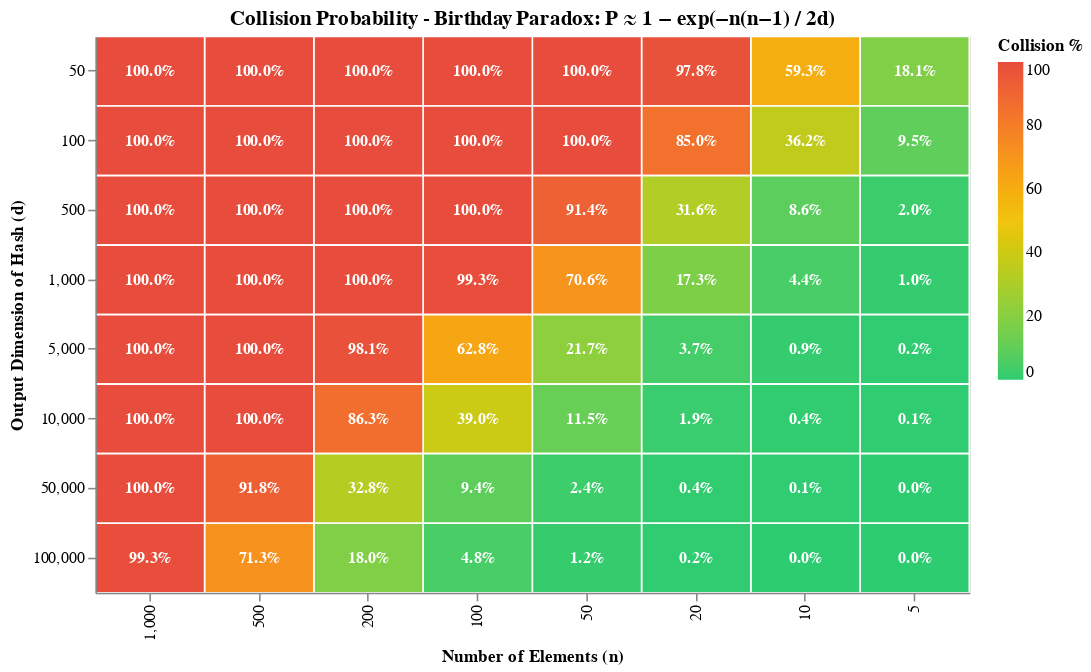

Notebook code for this chart:
### Markdown cell above
## Hashing Collision Probabilities

### Code cell
import numpy as np
import pandas as pd
import altair as alt

# --- Parameters ---
n_elements = [5, 10, 20, 50, 100, 200, 500, 1000]
n_buckets = [50, 100, 500, 1_000, 5_000, 10_000, 50_000, 100_000]

# --- Build long-form DataFrame ---
rows = []
for n in n_elements:
    for d in n_buckets:
        prob = (1 - np.exp(-n * (n - 1) / (2 * d))) * 100
        rows.append(
            {
                "Elements (n)": n,
                "Buckets (d)": d,
                "Collision %": round(prob, 1),
            }
        )
df = pd.DataFrame(rows)

# String labels for ordinal axes
df["n_label"] = df["Elements (n)"].apply(lambda x: f"{x:,}")
df["d_label"] = df["Buckets (d)"].apply(lambda x: f"{x:,}")
df["cell_text"] = df["Collision %"].apply(lambda x: f"{x:.1f}%")

# Sort orders (elements: high at top; buckets: left to right)
elements_sorted = [f"{x:,}" for x in sorted(n_elements, reverse=True)]
buckets_sorted = [f"{x:,}" for x in n_buckets]

# --- Shared encodings ---
base = alt.Chart(df).encode(
    x=alt.X("n_label:N", sort=elements_sorted, title="Number of Elements (n)"),
    y=alt.Y("d_label:N", sort=buckets_sorted, title="Output Dimension of Hash (d)"),
)

# --- Heatmap layer ---
heatmap = base.mark_rect(stroke="white", strokeWidth=1).encode(
    color=alt.Color(
        "Collision %:Q",
        scale=alt.Scale(domain=[0, 50, 100], range=["#2ecc71", "#f1c40f", "#e74c3c"]),
        legend=alt.Legend(title="Collision %"),
    ),
    tooltip=[
        alt.Tooltip("Elements (n):Q", title="Elements (n)"),
        alt.Tooltip("Buckets (d):Q", title="Buckets (d)", format=","),
        alt.Tooltip("Collision %:Q", title="Collision %", format=".1f"),
    ],
)

# --- Text label layer ---
text = base.mark_text(fontSize=10, fontWeight="bold").encode(
    text="cell_text:N",
    color=alt.condition(
        alt.datum["Collision %"] >= 0,
        alt.value("white"),
        alt.value("black"),
    ),
)

# --- Combine ---
chart = (heatmap + text).properties(
    title="Collision Probability - Birthday Paradox: P ≈ 1 − exp(−n(n−1) / 2d)",
    width=550,
    height=350,
)
chart

### Figure 1 — Vega-Lite specification as saved in the notebook (floating-point values rounded to 4 significant figures)
{"config": {"view": {"continuousWidth": 300, "continuousHeight": 300}}, "layer": [{"mark": {"type": "rect", "stroke": "white", "strokeWidth": 1}, "encoding": {"color": {"field": "Collision %", "legend": {"title": "Collision %"}, "scale": {"domain": [0, 50, 100], "range": ["#2ecc71", "#f1c40f", "#e74c3c"]}, "type": "quantitative"}, "tooltip": [{"field": "Elements (n)", "title": "Elements (n)", "type": "quantitative"}, {"field": "Buckets (d)", "format": ",", "title": "Buckets (d)", "type": "quantitative"}, {"field": "Collision %", "format": ".1f", "title": "Collision %", "type": "quantitative"}], "x": {"field": "n_label", "sort": ["1,000", "500", "200", "100", "50", "20", "10", "5"], "title": "Number of Elements (n)", "type": "nominal"}, "y": {"field": "d_label", "sort": ["50", "100", "500", "1,000", "5,000", "10,000", "50,000", "100,000"], "title": "Output Dimension of Hash (d)", "type": "nominal"}}}, {"mark": {"type": "text", "fontSize": 10, "fontWeight": "bold"}, "encoding": {"color": {"condition": {"test": "(datum['Collision %'] >= 0)", "value": "white"}, "value": "black"}, "text": {"field": "cell_text", "type": "nominal"}, "x": {"field": "n_label", "sort": ["1,000", "500", "200", "100", "50", "20", "10", "5"], "title": "Number of Elements (n)", "type": "nominal"}, "y": {"field": "d_label", "sort": ["50", "100", "500", "1,000", "5,000", "10,000", "50,000", "100,000"], "title": "Output Dimension of Hash (d)", "type": "nominal"}}}], "data": {"name": "data-8964c25853eebf9c8c9a54eb527517b7"}, "height": 350, "title": "Collision Probability - Birthday Paradox: P ≈ 1 − exp(−n(n−1) / 2d)", "width": 550, "$schema": "https://vega.github.io/schema/vega-lite/v6.1.0.json", "datasets": {"data-8964c25853eebf9c8c9a54eb527517b7": [{"Elements (n)": 5, "Buckets (d)": 50, "Collision %": 18.1, "n_label": "5", "d_label": "50", "cell_text": "18.1%"}, {"Elements (n)": 5, "Buckets (d)": 100, "Collision %": 9.5, "n_label": "5", "d_label": "100", "cell_text": "9.5%"}, {"Elements (n)": 5, "Buckets (d)": 500, "Collision %": 2.0, "n_label": "5", "d_label": "500", "cell_text": "2.0%"}, {"Elements (n)": 5, "Buckets (d)": 1000, "Collision %": 1.0, "n_label": "5", "d_label": "1,000", "cell_text": "1.0%"}, {"Elements (n)": 5, "Buckets (d)": 5000, "Collision %": 0.2, "n_label": "5", "d_label": "5,000", "cell_text": "0.2%"}, {"Elements (n)": 5, "Buckets (d)": 10000, "Collision %": 0.1, "n_label": "5", "d_label": "10,000", "cell_text": "0.1%"}, {"Elements (n)": 5, "Buckets (d)": 50000, "Collision %": 0.0, "n_label": "5", "d_label": "50,000", "cell_text": "0.0%"}, {"Elements (n)": 5, "Buckets (d)": 100000, "Collision %": 0.0, "n_label": "5", "d_label": "100,000", "cell_text": "0.0%"}, {"Elements (n)": 10, "Buckets (d)": 50, "Collision %": 59.3, "n_label": "10", "d_label": "50", "cell_text": "59.3%"}, {"Elements (n)": 10, "Buckets (d)": 100, "Collision %": 36.2, "n_label": "10", "d_label": "100", "cell_text": "36.2%"}, {"Elements (n)": 10, "Buckets (d)": 500, "Collision %": 8.6, "n_label": "10", "d_label": "500", "cell_text": "8.6%"}, {"Elements (n)": 10, "Buckets (d)": 1000, "Collision %": 4.4, "n_label": "10", "d_label": "1,000", "cell_text": "4.4%"}, {"Elements (n)": 10, "Buckets (d)": 5000, "Collision %": 0.9, "n_label": "10", "d_label": "5,000", "cell_text": "0.9%"}, {"Elements (n)": 10, "Buckets (d)": 10000, "Collision %": 0.4, "n_label": "10", "d_label": "10,000", "cell_text": "0.4%"}, {"Elements (n)": 10, "Buckets (d)": 50000, "Collision %": 0.1, "n_label": "10", "d_label": "50,000", "cell_text": "0.1%"}, {"Elements (n)": 10, "Buckets (d)": 100000, "Collision %": 0.0, "n_label": "10", "d_label": "100,000", "cell_text": "0.0%"}, {"Elements (n)": 20, "Buckets (d)": 50, "Collision %": 97.8, "n_label": "20", "d_label": "50", "cell_text": "97.8%"}, {"Elements (n)": 20, "Buckets (d)": 100, "Collision %": 85.0, "n_label": "20", "d_label": "100", "cell_text": "85.0%"}, {"Elements (n)": 20, "Buckets (d)": 500, "Collision %": 31.6, "n_label": "20", "d_label": "500", "cell_text": "31.6%"}, {"Elements (n)": 20, "Buckets (d)": 1000, "Collision %": 17.3, "n_label": "20", "d_label": "1,000", "cell_text": "17.3%"}, {"Elements (n)": 20, "Buckets (d)": 5000, "Collision %": 3.7, "n_label": "20", "d_label": "5,000", "cell_text": "3.7%"}, {"Elements (n)": 20, "Buckets (d)": 10000, "Collision %": 1.9, "n_label": "20", "d_label": "10,000", "cell_text": "1.9%"}, {"Elements (n)": 20, "Buckets (d)": 50000, "Collision %": 0.4, "n_label": "20", "d_label": "50,000", "cell_text": "0.4%"}, {"Elements (n)": 20, "Buckets (d)": 100000, "Collision %": 0.2, "n_label": "20", "d_label": "100,000", "cell_text": "0.2%"}, {"Elements (n)": 50, "Buckets (d)": 50, "Collision %": 100.0, "n_label": "50", "d_label": "50", "cell_text": "100.0%"}, {"Elements (n)": 50, "Buckets (d)": 100, "Collision %": 100.0, "n_label": "50", "d_label": "100", "cell_text": "100.0%"}, {"Elements (n)": 50, "Buckets (d)": 500, "Collision %": 91.4, "n_label": "50", "d_label": "500", "cell_text": "91.4%"}, {"Elements (n)": 50, "Buckets (d)": 1000, "Collision %": 70.6, "n_label": "50", "d_label": "1,000", "cell_text": "70.6%"}, {"Elements (n)": 50, "Buckets (d)": 5000, "Collision %": 21.7, "n_label": "50", "d_label": "5,000", "cell_text": "21.7%"}, {"Elements (n)": 50, "Buckets (d)": 10000, "Collision %": 11.5, "n_label": "50", "d_label": "10,000", "cell_text": "11.5%"}, {"Elements (n)": 50, "Buckets (d)": 50000, "Collision %": 2.4, "n_label": "50", "d_label": "50,000", "cell_text": "2.4%"}, {"Elements (n)": 50, "Buckets (d)": 100000, "Collision %": 1.2, "n_label": "50", "d_label": "100,000", "cell_text": "1.2%"}, {"Elements (n)": 100, "Buckets (d)": 50, "Collision %": 100.0, "n_label": "100", "d_label": "50", "cell_text": "100.0%"}, {"Elements (n)": 100, "Buckets (d)": 100, "Collision %": 100.0, "n_label": "100", "d_label": "100", "cell_text": "100.0%"}, {"Elements (n)": 100, "Buckets (d)": 500, "Collision %": 100.0, "n_label": "100", "d_label": "500", "cell_text": "100.0%"}, {"Elements (n)": 100, "Buckets (d)": 1000, "Collision %": 99.3, "n_label": "100", "d_label": "1,000", "cell_text": "99.3%"}, {"Elements (n)": 100, "Buckets (d)": 5000, "Collision %": 62.8, "n_label": "100", "d_label": "5,000", "cell_text": "62.8%"}, {"Elements (n)": 100, "Buckets (d)": 10000, "Collision %": 39.0, "n_label": "100", "d_label": "10,000", "cell_text": "39.0%"}, {"Elements (n)": 100, "Buckets (d)": 50000, "Collision %": 9.4, "n_label": "100", "d_label": "50,000", "cell_text": "9.4%"}, {"Elements (n)": 100, "Buckets (d)": 100000, "Collision %": 4.8, "n_label": "100", "d_label": "100,000", "cell_text": "4.8%"}, {"Elements (n)": 200, "Buckets (d)": 50, "Collision %": 100.0, "n_label": "200", "d_label": "50", "cell_text": "100.0%"}, {"Elements (n)": 200, "Buckets (d)": 100, "Collision %": 100.0, "n_label": "200", "d_label": "100", "cell_text": "100.0%"}, {"Elements (n)": 200, "Buckets (d)": 500, "Collision %": 100.0, "n_label": "200", "d_label": "500", "cell_text": "100.0%"}, {"Elements (n)": 200, "Buckets (d)": 1000, "Collision %": 100.0, "n_label": "200", "d_label": "1,000", "cell_text": "100.0%"}, {"Elements (n)": 200, "Buckets (d)": 5000, "Collision %": 98.1, "n_label": "200", "d_label": "5,000", "cell_text": "98.1%"}, {"Elements (n)": 200, "Buckets (d)": 10000, "Collision %": 86.3, "n_label": "200", "d_label": "10,000", "cell_text": "86.3%"}, {"Elements (n)": 200, "Buckets (d)": 50000, "Collision %": 32.8, "n_label": "200", "d_label": "50,000", "cell_text": "32.8%"}, {"Elements (n)": 200, "Buckets (d)": 100000, "Collision %": 18.0, "n_label": "200", "d_label": "100,000", "cell_text": "18.0%"}, {"Elements (n)": 500, "Buckets (d)": 50, "Collision %": 100.0, "n_label": "500", "d_label": "50", "cell_text": "100.0%"}, {"Elements (n)": 500, "Buckets (d)": 100, "Collision %": 100.0, "n_label": "500", "d_label": "100", "cell_text": "100.0%"}, {"Elements (n)": 500, "Buckets (d)": 500, "Collision %": 100.0, "n_label": "500", "d_label": "500", "cell_text": "100.0%"}, {"Elements (n)": 500, "Buckets (d)": 1000, "Collision %": 100.0, "n_label": "500", "d_label": "1,000", "cell_text": "100.0%"}, {"Elements (n)": 500, "Buckets (d)": 5000, "Collision %": 100.0, "n_label": "500", "d_label": "5,000", "cell_text": "100.0%"}, {"Elements (n)": 500, "Buckets (d)": 10000, "Collision %": 100.0, "n_label": "500", "d_label": "10,000", "cell_text": "100.0%"}, {"Elements (n)": 500, "Buckets (d)": 50000, "Collision %": 91.8, "n_label": "500", "d_label": "50,000", "cell_text": "91.8%"}, {"Elements (n)": 500, "Buckets (d)": 100000, "Collision %": 71.3, "n_label": "500", "d_label": "100,000", "cell_text": "71.3%"}, {"Elements (n)": 1000, "Buckets (d)": 50, "Collision %": 100.0, "n_label": "1,000", "d_label": "50", "cell_text": "100.0%"}, {"Elements (n)": 1000, "Buckets (d)": 100, "Collision %": 100.0, "n_label": "1,000", "d_label": "100", "cell_text": "100.0%"}, {"Elements (n)": 1000, "Buckets (d)": 500, "Collision %": 100.0, "n_label": "1,000", "d_label": "500", "cell_text": "100.0%"}, {"Elements (n)": 1000, "Buckets (d)": 1000, "Collision %": 100.0, "n_label": "1,000", "d_label": "1,000", "cell_text": "100.0%"}, {"Elements (n)": 1000, "Buckets (d)": 5000, "Collision %": 100.0, "n_label": "1,000", "d_label": "5,000", "cell_text": "100.0%"}, {"Elements (n)": 1000, "Buckets (d)": 10000, "Collision %": 100.0, "n_label": "1,000", "d_label": "10,000", "cell_text": "100.0%"}, {"Elements (n)": 1000, "Buckets (d)": 50000, "Collision %": 100.0, "n_label": "1,000", "d_label": "50,000", "cell_text": "100.0%"}, {"Elements (n)": 1000, "Buckets (d)": 100000, "Collision %": 99.3, "n_label": "1,000", "d_label": "100,000", "cell_text": "99.3%"}]}}
